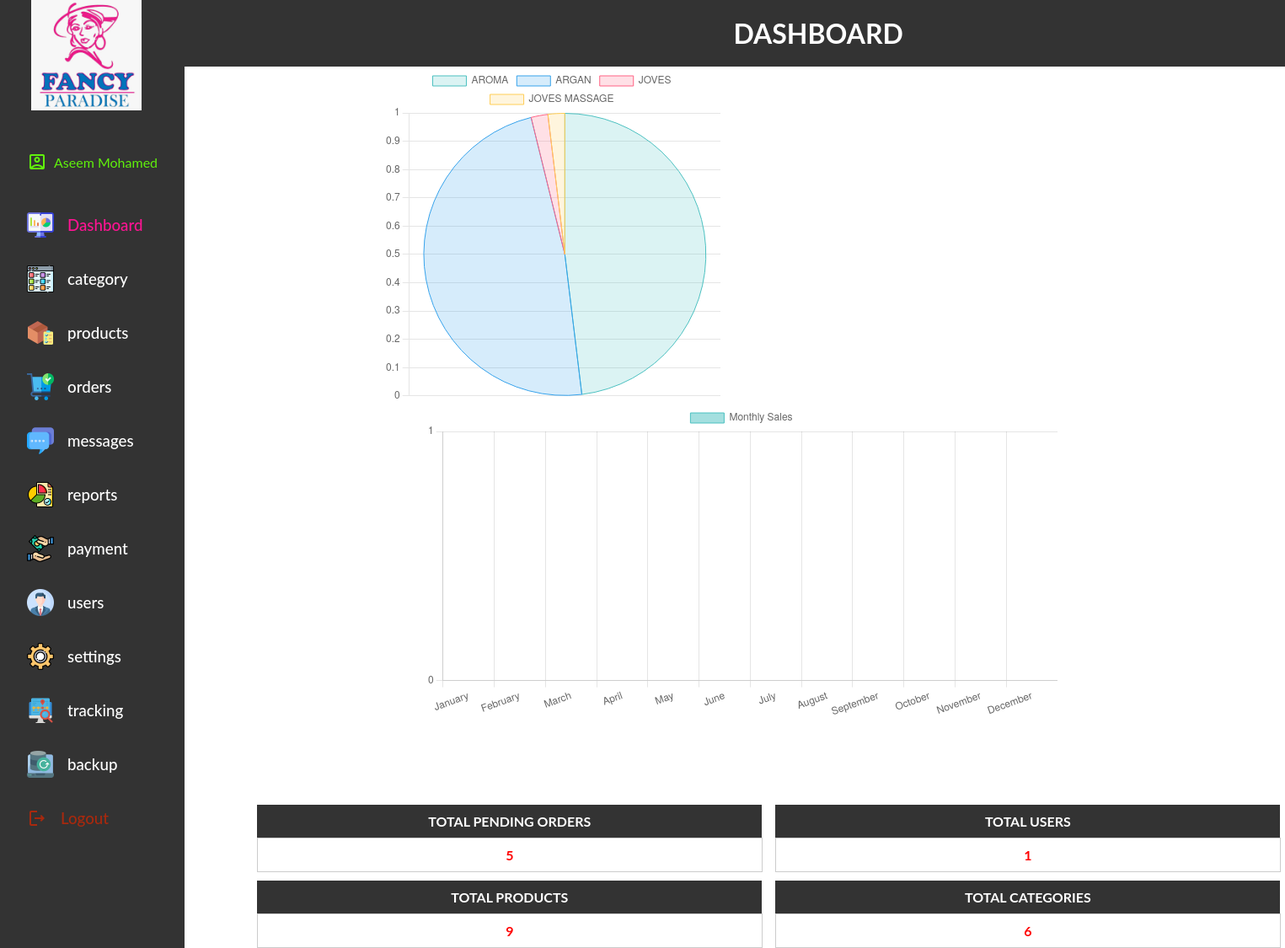
The app's page /fancy_paradise/adminpanel/view/dashboard.php (signed in) with its own data.
### tables this page shows
CREATE TABLE `tbl_module_role` (
  `module_id` int(11) NOT NULL,
  `role_id` int(11) NOT NULL
);

CREATE TABLE `tbl_module` (
  `module_id` int(11) NOT NULL,
  `name` varchar(50) NOT NULL,
  `image` text NOT NULL
);

### fancy_paradise/adminpanel/view/index.php (the view, shortened to what this page needs)
<?php
include('../model/connection.php');
$roleId = $_SESSION['role_id'];
$sql = "SELECT m.module_id, m.name, mr.role_id
          FROM tbl_module_role AS mr
          INNER JOIN tbl_module AS m ON mr.module_id = m.module_id
          WHERE mr.role_id = $roleId";
$res = mysqli_query($conn, $sql);
$modules = mysqli_fetch_all($res, MYSQLI_ASSOC);
?>
<!DOCTYPE html>
<html>
<head>
	<link rel="stylesheet" href="https://pro.fontawesome.com/releases/v5.10.0/css/all.css">
	<link rel="stylesheet" href="../view/css/index.css">
	<link rel="stylesheet" type="text/css" href="https://cdn.datatables.net/1.11.4/css/jquery.dataTables.css">
	<link rel="stylesheet" type="text/css" href="https://cdn.datatables.net/v/dt/dt-1.12.1/b-2.2.3/b-html5-2.2.3/date-1.1.2/r-2.3.0/datatables.min.css"/>
	<link rel="stylesheet" type="text/css" href="https://cdn.datatables.net/tabletools/2.2.4/css/dataTables.tableTools.css">
	<link href="https://cdnjs.cloudflare.com/ajax/libs/select2/4.0.13/css/select2.min.css" rel="stylesheet" />
</head>
<body>
	<div class="container">
		<aside>
			<div class="top">
				<div class="navigation" id="navigation">
					<a class="dashlogo" href="dashboard.php">
					<img src="assets/logo.jpg" alt="Logo" width="131" height="131">
					</a>
					<div class="user-info">
					<span class="material-icons-outlined">account_box</span>
						<?php echo $_SESSION['firstname']; ?>
						<?php echo $_SESSION['lastname']; ?>
					</div>
					<a class="btn" href="dashboard.php">
					<img src="assets/Module_images/dashboard.png" width="32" height="32">
					<h3>Dashboard</h3>
					</a>
					<?php foreach ($modules as $module) : ?>
						<?php
						$moduleSql = "SELECT image FROM tbl_module WHERE module_id = " . $module['module_id'];
						$moduleRes = mysqli_query($conn, $moduleSql);
						$moduleRow = mysqli_fetch_assoc($moduleRes);
						$module_image = $moduleRow['image'];
						?>
						<a class="btn" href="<?php echo $module['name'] . '.php'; ?>">
							<img src="<?php echo SITEURL; ?>adminpanel/view/assets/Module_images/<?php echo $module_image; ?>" alt="<?php echo $module_image; ?>" width="32" height="32">
							<h3><?php echo $module['name']; ?></h3>
						</a>
					<?php endforeach; ?>
					<a class="btn" href="logout.php">
						<span class="material-icons-outlined">logout</span>
						<h3>Logout</h3>
					</a>
				</div>
			</div>
		</aside>

### fancy_paradise/adminpanel/view/css/index.css (style rules this page uses)
* { margin: 0; padding: 0; list-style: none; text-decoration: none; box-sizing: border-box; }
body { width: 100%; font-family: "Lato", sans-serif; user-select: none; overflow-x: hidden; }
.container { display: grid; width: 100%; grid-template-columns: 12.8rem auto; }
aside .navigation { margin: 0; padding: 0; height: 100%; position: fixed; background-color: #333; overflow: auto; }
aside h3 { font-weight: 500; }
.dashlogo { margin: 2.3rem; align-items: center; position: relative; transition: all 300ms ease; }
.btn { color: white; display: flex; margin: 2rem; gap: 1rem; align-items: center; position: relative; height: 2rem; transition: all 300ms ease; flex-direction: row; }
.btn:last-child { color: #a8290e; }
.active { color: deeppink; }
.user-info { color: rgb(96, 241, 12); display: flex; margin: 2rem; gap: 0.5rem; align-items: center; position: relative; height: 3.3rem; }

### records on screen
tbl_module_role: module.image (picture), module.name "category"
tbl_module_role: module.image (picture), module.name "products"
tbl_module_role: module.image (picture), module.name "orders"
tbl_module_role: module.image (picture), module.name "messages"
tbl_module_role: module.image (picture), module.name "reports"
tbl_module_role: module.image (picture), module.name "payment"
tbl_module_role: module.image (picture), module.name "users"
tbl_module_role: module.image (picture), module.name "settings"
tbl_module_role: module.image (picture), module.name "tracking"
tbl_module_role: module.image (picture), module.name "backup"

### other values on screen
$_SESSION['firstname'] "Aseem"
$_SESSION['lastname'] "Mohamed"
$count "5"
$count2 "1"
$count3 "9"
$count4 "6"
chart data {{ $monthsJSON }} ["January","February","March","April","May","June","July","August","September","October","November","December"]
chart data {{ $totalSalesDataJSON }} [0,0,0,0,0,0,0,0,0,0,0,0]
